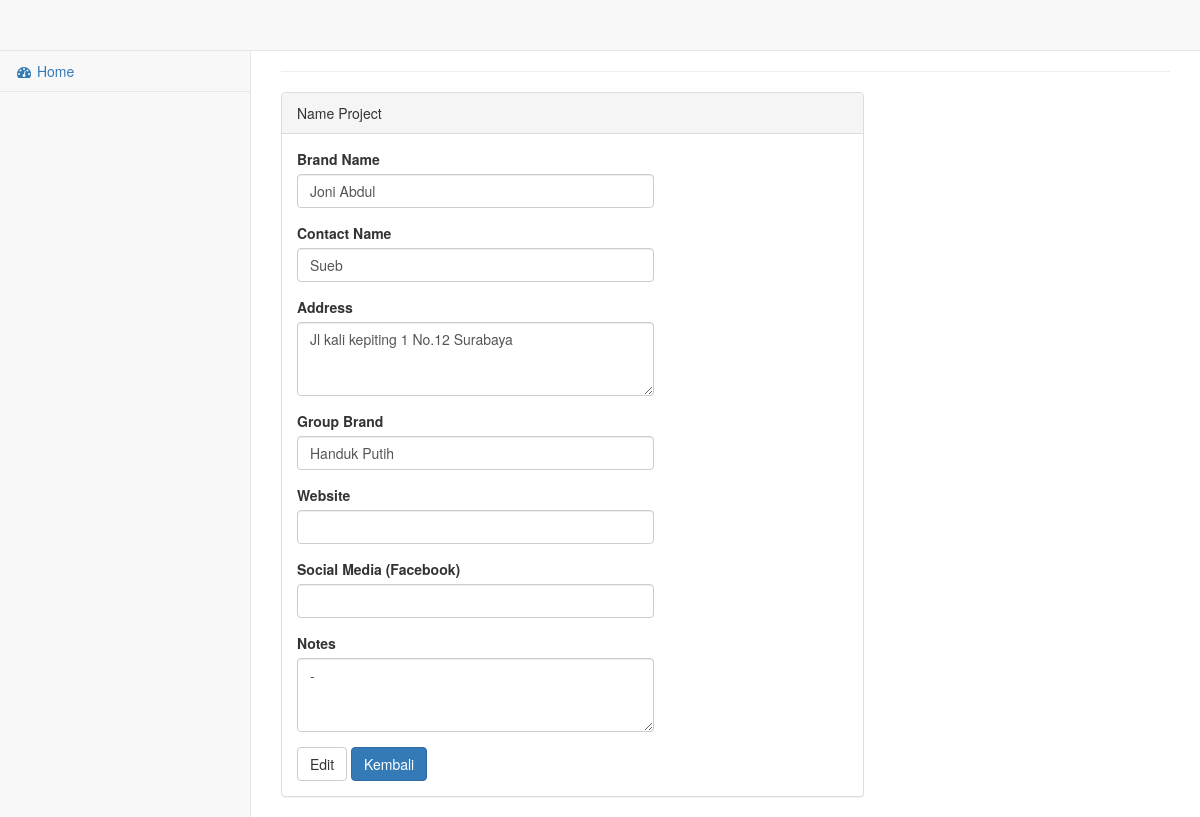
Screenshot of /home/editpage/2/edit with the database file from the repository.
### tables this page shows
CREATE TABLE `ms_customer` (
  `ID_CUSTOMER` int(1) NOT NULL AUTO_INCREMENT,
  `BRANDNAME` varchar(100) DEFAULT NULL,
  `CONTACTNAME` varchar(50) DEFAULT NULL,
  `ALAMAT` tinytext,
  `GROUPBRAND` varchar(50) DEFAULT NULL,
  `NOTES` tinytext,
  `WEBSITE` varchar(100) DEFAULT NULL,
  `SOSMED` varchar(100) DEFAULT NULL,
  `STATUS_CUSTOMER` int(1) DEFAULT '0',
  PRIMARY KEY (`ID_CUSTOMER`)
);

### application/core/MY_Controller.php (called while the page is built, shortened)
<?php
class MY_Controller extends CI_Controller {
	public function nametheme($content, $contentdata = NULL)
	{
		$header = array(
				'title' => 'Name Project'
			);
		$footer['title'] = '';
		$this->load->view('theme/header', $header);
		$this->load->view('theme/sidebar');
		$this->load->view($content, $contentdata);
		$this->load->view('theme/footer', $footer);
	}
}

### application/controllers/home.php (called while the page is built, shortened)
<?php
class home extends MY_Controller {
	function editpage()
	{
		$id = $this->uri->segment(3);
		$status = $this->uri->segment(4);
		$edit = $this->m_home->editpage($id);
		foreach ($edit as $key) {
			$data = array('id'				=> $key->ID_CUSTOMER,
							'name' 			=> $key->BRANDNAME,
							'contact' 		=> $key->CONTACTNAME,
							'address'		=> $key->ALAMAT,
							'group'			=> $key->GROUPBRAND,
							'notes'			=> $key->NOTES,
							'website'		=> $key->WEBSITE,
							'social'		=> $key->SOSMED);
		}
		if ($status == 'edit') {
			$this->nametheme('home/edit', $data);
		} elseif ($status == 'detail') {
			$this->nametheme('home/lihat', $data);
		} else {
			redirect('home','refresh');
		}
	}
}

### index.php (called while the page is built, shortened)
<?php
require_once BASEPATH.'core/CodeIgniter.php';

### application/models/m_home.php (called while the page is built, shortened)
<?php
class m_home extends CI_Model {
    function editpage($id)
    {
        $this->db->select('*');
        $this->db->from('ms_customer');
        $this->db->where('STATUS_CUSTOMER =', 0);
        $this->db->where('ID_CUSTOMER =', $id);
        $query = $this->db->get();
        $data = $query->result();
        return $data;
    }
}

### application/views/home/edit.php (the view, shortened to what this page needs)
<div id="page-wrapper">
            <div class="row">
                <div class="col-lg-12">
                    <hr>
                </div>
            </div>
            <div class="row">
                <div class="col-lg-8">
                    <div class="panel panel-default">
                        <div class="panel-heading">
                            <?php echo $title; ?>
                        </div>
                        <div class="panel-body">
                            <div class="row">
                                <div class="col-lg-8">
                                    <form role="form" action="<?php echo base_url('home/saveedit') ?>" method="post">
                                        <div class="form-group">
                                            <label>Brand Name</label>
                                            <input class="form-control" name="name" value="<?php echo $name; ?>" required autocomplete="off">
                                        </div>
                                        <div class="form-group">
                                            <label>Contact Name</label>
                                            <input class="form-control" name="contact" value="<?php echo $contact; ?>" required autocomplete="off">
                                        </div>
                                        <div class="form-group">
                                            <label>Address</label>
                                            <textarea class="form-control" name="address" rows="3"><?php echo $address ?></textarea>
                                        </div>
                                        <div class="form-group">
                                            <label>Group Brand</label>
                                            <input class="form-control" name="group" value="<?php echo $group; ?>" required autocomplete="off">
                                        </div>
                                        <div class="form-group">
                                            <label>Website</label>
                                            <input class="form-control" name="website" value="<?php echo $website; ?>" autocomplete="off">
                                        </div>
                                        <div class="form-group">
                                            <label>Social Media (Facebook)</label>
                                            <input class="form-control" name="social" value="<?php echo $social; ?>" autocomplete="off">
                                        </div>
                                        <div class="form-group">
                                            <label>Notes</label>
                                            <textarea class="form-control" rows="3" name="notes"><?php echo $notes; ?></textarea>
                                        </div>
                                        <button type="submit" class="btn btn-default">Edit</button>
                                        <a href="<?php echo base_url('home') ?>" type="button" class="btn btn-primary">Kembali</a>
                                    </form>
                                </div>
                            </div>
                        </div>
                    </div>
                </div>
            </div>
        </div>

### rows the page displays
ms_customer: name "Joni Abdul", contact "Sueb", address "Jl kali kepiting 1 No.12 Surabaya", group "Handuk Putih", notes "-"

### other values shown
$title "Name Project"
